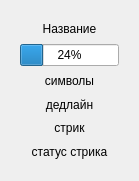
<?xml version="1.0" encoding="UTF-8"?>
<ui version="4.0">
 <class>Form</class>
 <widget class="QWidget" name="Form">
  <property name="geometry">
   <rect>
    <x>0</x>
    <y>0</y>
    <width>139</width>
    <height>181</height>
   </rect>
  </property>
  <property name="windowTitle">
   <string>Form</string>
  </property>
  <layout class="QVBoxLayout" name="verticalLayout">
   <item>
    <widget class="QWidget" name="widget" native="true">
     <property name="enabled">
      <bool>true</bool>
     </property>
     <property name="baseSize">
      <size>
       <width>200</width>
       <height>200</height>
      </size>
     </property>
     <property name="font">
      <font>
       <family>Arial</family>
      </font>
     </property>
     <layout class="QGridLayout" name="gridLayout">
      <item row="1" column="0">
       <widget class="QProgressBar" name="progressBar">
        <property name="value">
         <number>24</number>
        </property>
       </widget>
      </item>
      <item row="3" column="0">
       <widget class="QLabel" name="deadline">
        <property name="text">
         <string>дедлайн</string>
        </property>
        <property name="alignment">
         <set>Qt::AlignmentFlag::AlignCenter</set>
        </property>
       </widget>
      </item>
      <item row="5" column="0">
       <widget class="QLabel" name="streak_status">
        <property name="text">
         <string>статус стрика</string>
        </property>
        <property name="alignment">
         <set>Qt::AlignmentFlag::AlignCenter</set>
        </property>
       </widget>
      </item>
      <item row="0" column="0">
       <widget class="QLabel" name="name">
        <property name="text">
         <string>Название</string>
        </property>
        <property name="alignment">
         <set>Qt::AlignmentFlag::AlignCenter</set>
        </property>
       </widget>
      </item>
      <item row="2" column="0">
       <widget class="QLabel" name="symbols">
        <property name="text">
         <string>символы</string>
        </property>
        <property name="alignment">
         <set>Qt::AlignmentFlag::AlignCenter</set>
        </property>
       </widget>
      </item>
      <item row="4" column="0">
       <widget class="QLabel" name="streak">
        <property name="text">
         <string>стрик</string>
        </property>
        <property name="alignment">
         <set>Qt::AlignmentFlag::AlignCenter</set>
        </property>
       </widget>
      </item>
     </layout>
    </widget>
   </item>
  </layout>
 </widget>
 <resources/>
 <connections/>
</ui>
